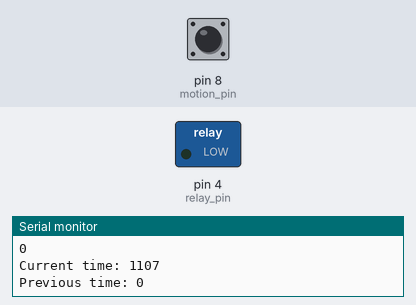
This sketch was run on a simulated Arduino Uno, built with avr-gcc and run on an emulated ATmega328P. On the bench: switched loads named in the sketch (green lamp = pin HIGH), the last lines printed to the serial monitor. Inputs (shaded band) come from the test bench; at power-on: pin 8 (motion_pin) LOW.

Above: at 1.2 s.
1.3 s: pin 8 (motion_pin) driven HIGH
At 2.5 s:
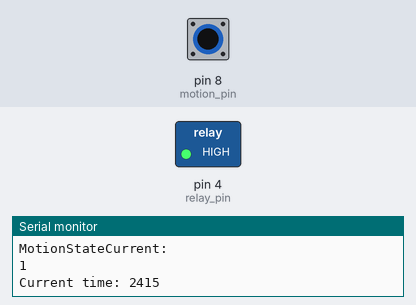
2.8 s: pin 8 (motion_pin) pulsed LOW 5 times (0.12 s each, 0.3 s apart)
7.3 s: pin 8 (motion_pin) pulsed LOW 2 times (0.12 s each, 0.3 s apart)
Timing chart, 0 to 10.3 s (numbered marks = the images above; inputs shaded):
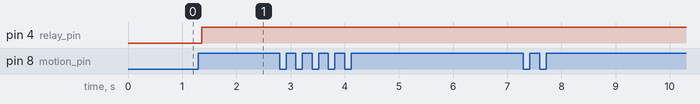

The sketch:

MotionSensor.ino
```cpp
///////////////////////////////////////////////////////////////////////////////////////////
// Libraries
///////////////////////////////////////////////////////////////////////////////////////////


///////////////////////////////////////////////////////////////////////////////////////////
// Parameters
///////////////////////////////////////////////////////////////////////////////////////////

////////////// Motion sensor
const int motion_pin = 8;   // the pin that OUTPUT pin of sensor is connected to
int MotionStateCurrent   = LOW; // current state of pin
int MotionStatePrevious  = LOW; // previous state of pin

////////////// Relay
const int relay_pin = 4;

////////////// Delay
const long interval = 60000; // (15 minutes x 60 = 900 seconds, x 1000 = 900 000 milliseconds)
unsigned long previousMillis = 0;

///////////////////////////////////////////////////////////////////////////////////////////
// Set up
///////////////////////////////////////////////////////////////////////////////////////////
void setup() {

  //Initialize serial:
  Serial.begin(9600);

  ////////////// Motion
  pinMode(motion_pin, INPUT);

  ////////////// Relay
  pinMode(relay_pin, OUTPUT);

}

///////////////////////////////////////////////////////////////////////////////////////////
// Loop
///////////////////////////////////////////////////////////////////////////////////////////
void loop() {

  ////////////// Motion
  MotionStatePrevious = MotionStateCurrent; // store old state
  MotionStateCurrent = digitalRead(motion_pin);   // read new state
  Serial.println("MotionStateCurrent: ");
  Serial.println(MotionStateCurrent);

  // set current time
  unsigned long currentMillis = millis();

  // If movement is detected
  if (MotionStatePrevious == LOW && MotionStateCurrent == HIGH) {

    Serial.println("Motion detected!");

    // turn on light
    digitalWrite(relay_pin, HIGH); // Turns ON light

    // register when the light was last turned on
    previousMillis = currentMillis;

  }

  ////////////// Delay
  // avoid having delays in loop, we'll use the strategy from BlinkWithoutDelay
  // see: File -> Examples -> 02.Digital -> BlinkWithoutDelay for more info

  // set timer
  unsigned long differenceMillis = millis();
  differenceMillis = currentMillis - previousMillis;

  Serial.print("Current time: ");
  Serial.println(currentMillis);
  Serial.print("Previous time: ");
  Serial.println(previousMillis);
  Serial.print("Timer: ");
  Serial.println(differenceMillis);

  // if last registered motion was longer ago then the interval
  if (differenceMillis >= interval) {

    digitalWrite(relay_pin, LOW); // Turns OFF light

  }

}

///////////////////////////////////////////////////////////////////////////////////////////
// Other functions
///////////////////////////////////////////////////////////////////////////////////////////
```

Measured:
- after the input at 1.3 s, pin 4 (relay_pin): LOW → HIGH after 0.06 s
